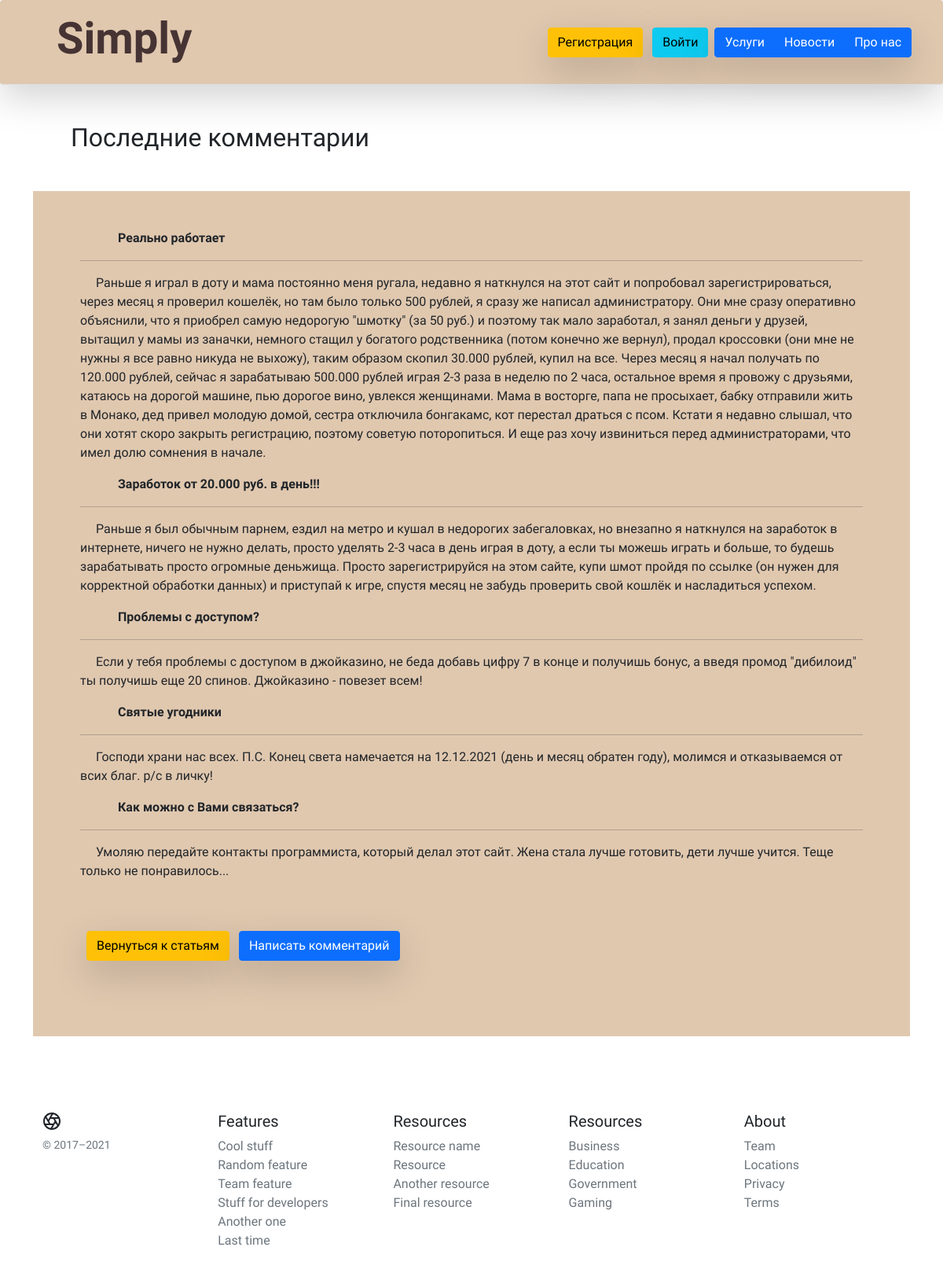
The app's page /comment/view with its own data.
### h_work_15/models.py (models this page shows, shortened)
class Comment(models.Model):
    post = models.CharField(verbose_name='Тема письма*', max_length=80)
    email = models.EmailField(verbose_name='Ваша почта*')
    body = models.TextField(verbose_name='Текст сообщения')
    date = models.DateTimeField('Дата', default=timezone.now)
    class Meta:
        verbose_name = 'Коммент'
        verbose_name_plural = 'Комментов'

### h_work_15/views.py (the view)
# urls.py: path('comment/view', views.ShowComment.as_view(), name='comment-view'),
class ShowComment(ListView):
    model = Comment
    template_name = 'h_work_15/news_comment.html'
    context_object_name = 'comment'
    paginate_by = 5
    ordering = ['-date']

### h_work_15/templates/h_work_15/news_comment.html (shortened to what this page needs)
{% extends 'h_work_15/base.html' %}
{% block main %}
<h2 class="my-5 ms-5">Последние комментарии</h2>
<form class="p-5">
  <div class="container">
    {% for post in comment %}
    <strong class="ms-5">{{ post.post }}</strong>
    <hr>
    <p>{{ post.body }}</p>
    {% endfor %}
    <a href="{% url 'news' %}" class="btn btn-warning my-5 ms-2 shadow-lg">Вернуться к статьям</a>
    <a href="{% url 'comment' %}" class="btn btn-primary my-5 ms-2 shadow-lg">Написать комментарий</a>
  </div>
</form>
{% endblock %}

### h_work_15/static/h_work_15/style.css (style rules this page uses)
* { font-family: 'M PLUS Rounded 1c', sans-serif; }
a { text-decoration: none!important; }
header, form { background-color: #e0c8af; }
form p { text-indent: 20px!important; }

### records on screen
Comment: post "Реально работает", body "Раньше я играл в доту и мама постоянно меня ругала, недавно я наткнулся на этот сайт и попробовал зарегистрироваться, через месяц я проверил кошелёк, но там было только 500 рублей, я сразу же написал администратору. Они мне сразу оперативно объяснили, что я приобрел самую недорогую \"шмотку\" (за 50 руб.) и поэтому так мало заработал, я занял деньги у друзей, вытащил у мамы из заначки, немного стащил у богатого родственника (потом конечно же вернул), продал кроссовки (они мне не нужны я все равно никуда не выхожу), таким образом скопил 30.000 рублей, купил на все. Через месяц я начал получать по 120.000 рублей, сейчас я зарабатываю 500.000 рублей играя 2-3 раза в неделю по 2 часа, остальное…"
Comment: post "Заработок от 20.000 руб. в день!!!", body "Раньше я был обычным парнем, ездил на метро и кушал в недорогих забегаловках, но внезапно я наткнулся на заработок в интернете, ничего не нужно делать, просто уделять 2-3 часа в день играя в доту, а если ты можешь играть и больше, то будешь зарабатывать просто огромные деньжища. Просто зарегистрируйся на этом сайте, купи шмот пройдя по ссылке (он нужен для корректной обработки данных) и приступай к игре, спустя месяц не забудь проверить свой кошлёк и насладиться успехом."
Comment: post "Проблемы с доступом?", body "Если у тебя проблемы с доступом в джойказино, не беда добавь цифру 7 в конце и получишь бонус, а введя промод \"дибилоид\" ты получишь еще 20 спинов. Джойказино - повезет всем!"
Comment: post "Святые угодники", body "Господи храни нас всех. П.С. Конец света намечается на 12.12.2021 (день и месяц обратен году), молимся и отказываемся от всих благ. р/с в личку!"
Comment: post "Как можно с Вами связаться?", body "Умоляю передайте контакты программиста, который делал этот сайт. Жена стала лучше готовить, дети лучше учится. Теще только не понравилось..."
